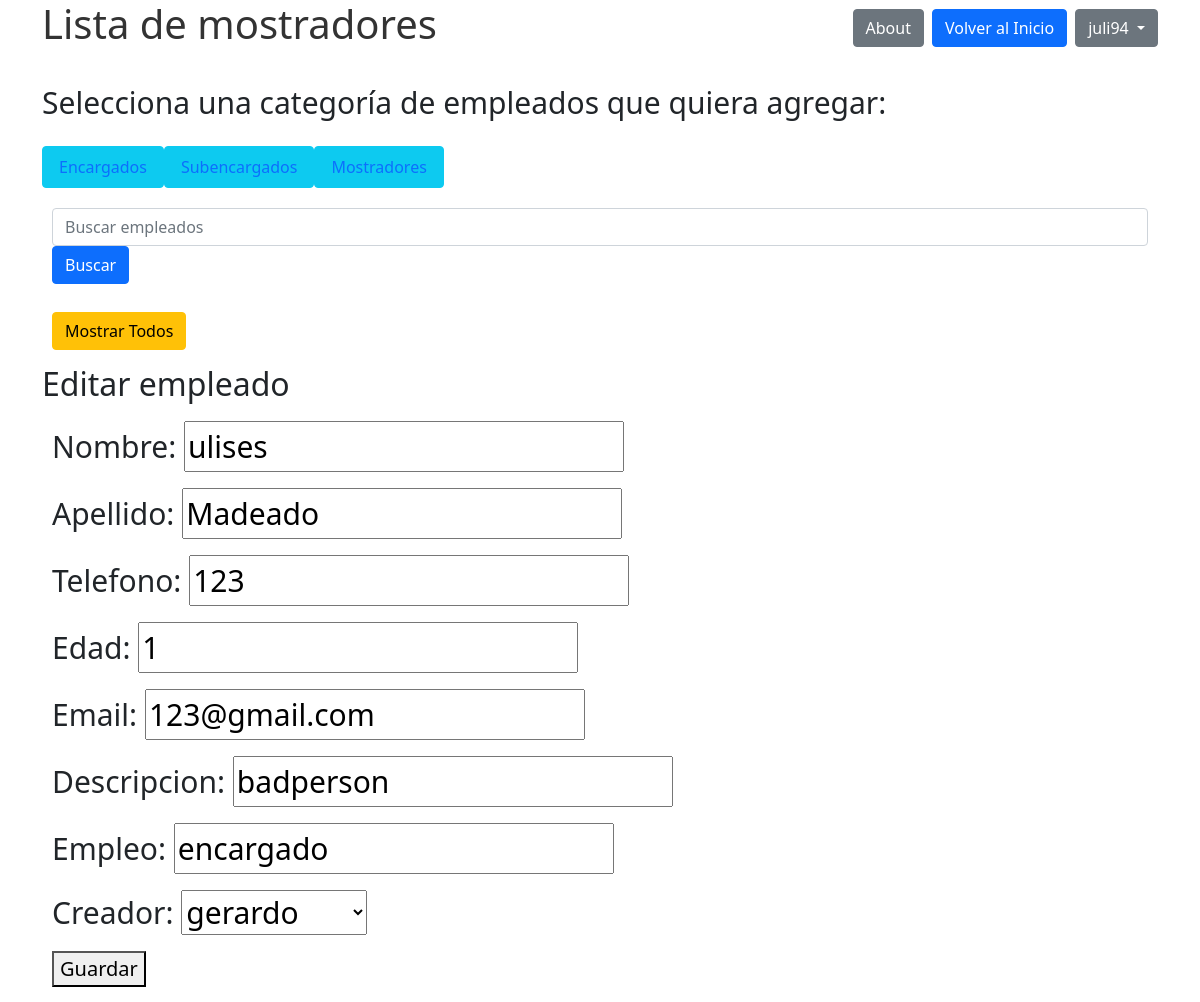
The app's page /empleados/empleados/editar_empleado/9/ (signed in), older data.
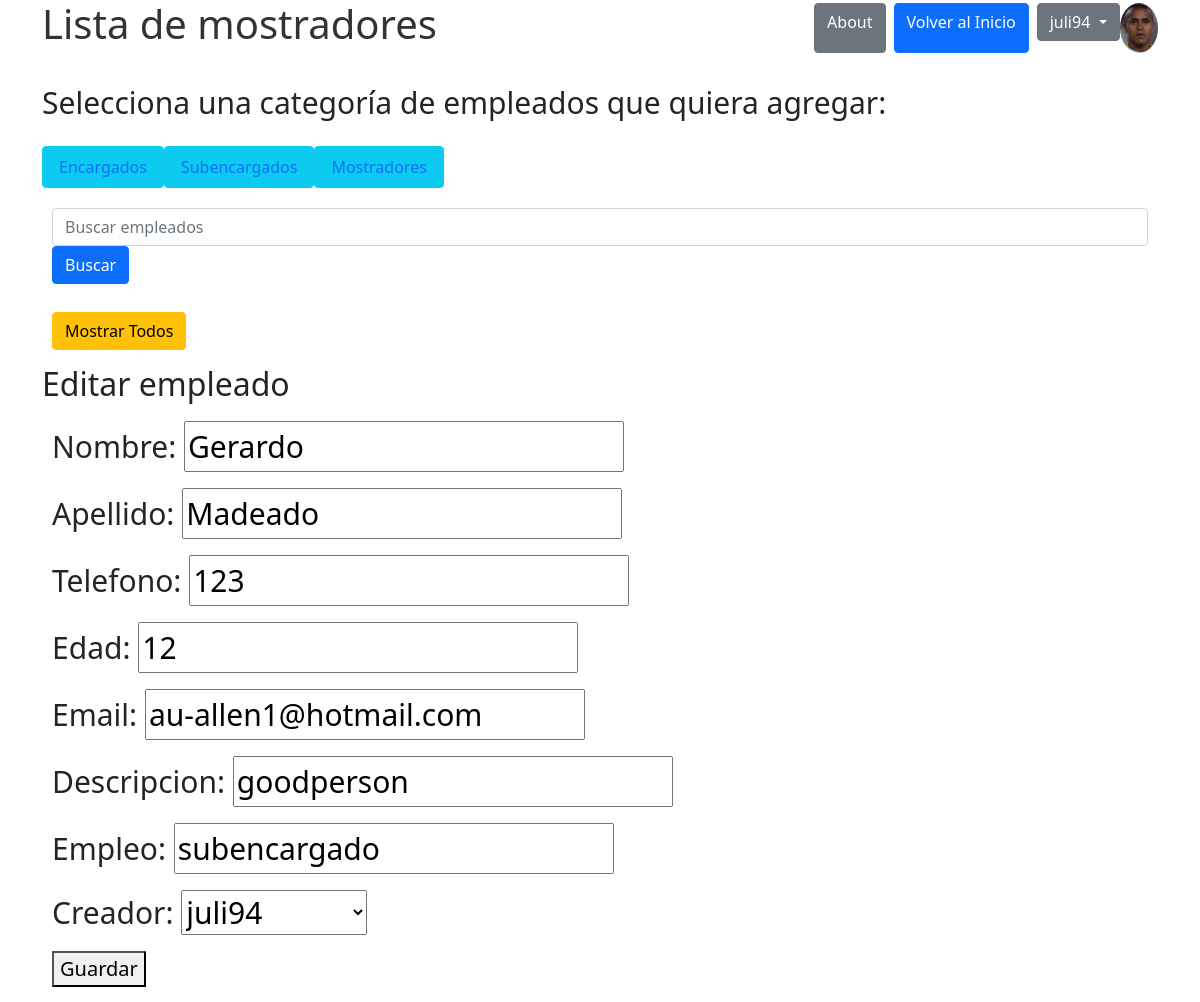
The same page, newer data.
### empleados/models.py (models this page shows)
class encargado(models.Model):
    Nombre = models.CharField(max_length=64)
    Apellido = models.CharField(max_length=64)
    telefono = models.CharField(max_length=20)
    edad = models.IntegerField()
    email = models.EmailField()
    descripcion = models.CharField(max_length=100)
    empleo = models.CharField(max_length=64, default='encargado')
    creador = models.ForeignKey(User, on_delete=models.SET_NULL, null=True)

class subencargado(models.Model):
    Nombre = models.CharField(max_length=64)
    Apellido = models.CharField(max_length=64)
    telefono = models.CharField(max_length=20)
    edad = models.IntegerField()
    email = models.EmailField()
    descripcion = models.CharField(max_length=100)
    empleo = models.CharField(max_length=64, default='subencargado')
    creador = models.ForeignKey(User, on_delete=models.SET_NULL, null=True)

### perfiles/models.py (models this page shows, shortened)
class Avatar(models.Model):
    user = models.OneToOneField(User, on_delete=models.CASCADE, null=True)
    imagen = models.ImageField(upload_to='avatares', null=True, blank=True)

### empleados/views.py (the view)
# urls.py: path('empleados/editar_empleado/<int:id>/', views.editar_empleado, name='editar_empleado'),
@login_required
def editar_empleado(request, id):
    empleadoeditar = (
        encargado.objects.filter(id=id).first() or
        subencargado.objects.filter(id=id).first() or
        mostrador.objects.filter(id=id).first()
    )
    formularioseditar = {
        encargado: EncargadoForm,
        subencargado: SubencargadoForm,
        mostrador: MostradorForm,
    }
    if request.method == "POST":
        formulario = formularioseditar[type(empleadoeditar)](request.POST, instance=empleadoeditar)
        if formulario.is_valid():
            formulario.save()
            return redirect('mostrarempleados')
    else:
        formulario = formularioseditar[type(empleadoeditar)](instance=empleadoeditar)
        formulario.fields['empleo'].widget.attrs['readonly'] = True
    return render(request, 'editar_empleado.html', {'form': formulario, 'empleado': empleadoeditar})

### empleados/forms.py (shortened to what this page needs)
class SubencargadoForm(BaseEmpleadoForm):
    class Meta:
        model = subencargado
        fields = '__all__'

### empleados/templates de empleados/editar_empleado.html (shortened to what this page needs)
{% extends 'base.html' %}
{% block content %}
  <h2>Editar empleado</h2>
  <form method="post">
    {{ form.as_p }}
    <button type="submit">Guardar</button>
  </form>
{% endblock %}

### templates_base/base.html (shortened to what this page needs)
{% load static %}
<!DOCTYPE html>
<html lang="es">
<head>
  <link rel="stylesheet" type="text/css" href="{% static 'css/css.css' %}">
  <link rel="stylesheet" href="https://cdn.jsdelivr.net/npm/bootstrap@5.1.3/dist/css/bootstrap.min.css">
</head>
<body>
  <div class="container">
    <div class="d-flex justify-content-between align-items-center mb-4">
      <h1>{% block heading %}Empleados{% endblock %}</h1>
      <div class="d-flex">
        <a href="{% url 'about' %}" class="btn btn-secondary me-2">About</a>
        <a href="{% url 'base' %}" class="btn btn-primary me-2">Volver al Inicio</a>
        {% if user.is_authenticated %}
          <div class="dropdown">
            <button class="btn btn-secondary dropdown-toggle" type="button" data-bs-toggle="dropdown" aria-expanded="false">
              {{ user.username }}
            </button>
          </div>
          {% if user.avatar %}
            <img src="{{ user.avatar.imagen.url }}" alt="Avatar de {{ user.username }}" class="img-fluid rounded-circle" style="max-width: 50px; max-height: 50px;">
          {% endif %}
        {% endif %}
      </div>
    </div>
    <p>Selecciona una categoría de empleados que quiera agregar:</p>
    <ul class="nav">
      <li class="nav-item"><a href="{% url 'encargados' %}" class="btn btn-info nav-link">Encargados</a></li>
      <li class="nav-item"><a href="{% url 'subencargados' %}" class="btn btn-info nav-link">Subencargados</a></li>
      <li class="nav-item"><a href="{% url 'mostradores' %}" class="btn btn-info nav-link">Mostradores</a></li>
    </ul>
    <form method="get" action="{% url 'busqueda' %}" class="mb-2">
      <input type="text" name="q" placeholder="Buscar empleados" class="form-control me-2">
      <button type="submit" class="btn btn-primary">Buscar</button>
    </form>
    <form method="get" action="{% url 'mostrarempleados' %}">
      <button type="submit" class="btn btn-warning">Mostrar Todos</button>
    </form>
    {% block content %}{% endblock %}
  </div>
</body>
</html>

Row changes from the older to the newer data that the page shows:
removed encargado: Nombre "ulises", Apellido "Madeado", telefono "123", edad "1", email "123@gmail.com", descripcion "badperson", empleo "encargado", creador "gerardo"
added subencargado: Nombre "Gerardo", Apellido "Madeado", telefono "123", edad "12", email "au-allen1@hotmail.com", descripcion "goodperson", empleo "subencargado", creador "juli94"
